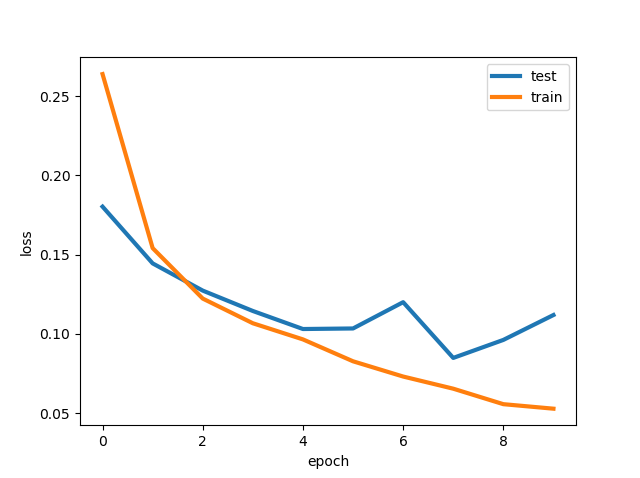

Recreate this plot in Python.
import torch
import torchfile
import numpy as np
from matplotlib import pyplot as plt
from sklearn.feature_extraction import image
import matplotlib.image as mpimg
from torch.utils.data import Dataset,DataLoader
from torchsummary import summary
import torch.optim as optim
import cv2

class aflwDataSet(Dataset):
    def __init__(self, x, y):
        self.len = len(y)
        self.x_data = x
        self.y_data = y

    def __getitem__(self, index):
        return torch.Tensor(self.x_data[index]).float(), torch.Tensor(self.y_data[index]).long()

    def __len__(self):
        return len(self.y_data)

class View(torch.nn.Module):
    def forward(self, x):
        x = x.view(x.size()[0], -1)
        return x

def pascal_negative_mining(net,personDir,pascalDir,net_input_dim,patch_dim, max_patches,use_cuda):
    patches = []

    # Create a list of images without a person
    #(in person_train.txt a line with label == -1 is a negative sample)
    myarray = np.loadtxt(personDir)
    myarray_new = np.zeros(myarray.shape[0])
    j = 0
    for i,line in enumerate(myarray):
        if (line[1] == -1):
            myarray_new[j] = line[0]
            j += 1
    neg_file_array  = myarray_new[:j]

    # create patches
    i = 0
    for line in neg_file_array:
        filename = str(int(line)).zfill(6) + '.jpg'
        img = mpimg.imread(pascalDir + filename)/255
        for i in range(0,img.shape[0]- patch_dim - 1,patch_dim):
            for j in range(0,img.shape[1]- patch_dim - 1,patch_dim):
                patch = img[i:i+patch_dim,j:j+patch_dim,:]

                patch_resized = cv2.resize(patch, (net_input_dim, net_input_dim))
                patch_resized = np.moveaxis(patch_resized, -1, 0)
                patch = np.moveaxis(patch, -1, 0)
                with torch.set_grad_enabled(False):
                    if use_cuda:
                        res = net(torch.Tensor(patch_resized).float().cuda().unsqueeze_(0))
                    else:
                        res = net(torch.Tensor(patch_resized).float().unsqueeze_(0))
                    if res.cpu().data.numpy()[0][0]>res.cpu().data.numpy()[0][1]:# test the patch and if it is a false positive add it to patches
                        patches.append(patch)

        if len(patches)> max_patches:
            patches = np.asarray(patches)
            print("loaded pascal data: %s" % (patches.shape,))
            return patches

    patches = np.asarray(patches)
    print("loaded pascal data: %s" % (patches.shape,))
    return patches

EPOCHS = 10
BATCH_SIZE = 32
LR = 0.0005
TEST_SPLIT = .2
PASCAL_TO_AFLW_RATIO = 5
use_cuda = torch.cuda.is_available()
personDir = "D:/TAU/EX2/EX2_data/VOC2007/ImageSets/Main/person_train.txt"
pascalDir = "D:/TAU/EX2/EX2_data/VOC2007/JPEGImages/"
aflwDir = "D:/TAU/EX2/EX2_data/aflw/aflw_24.t7"

# initialize random seed
torch.initial_seed()

aflwDataTorch  = torchfile.load(aflwDir, force_8bytes_long = True)
aflwData = np.zeros((len(aflwDataTorch),3 ,24, 24),dtype=float)
for i in range(len(aflwDataTorch)):
    aflwData[i] = aflwDataTorch[i+1]
print('loaded aflwData data: (%s, %s, %s, %s)' %(len(aflwData),aflwData[1].shape[0],aflwData[1].shape[1],aflwData[1].shape[2]) )
print(type(aflwData))

# parse data for train/test
net12 = torch.load('12net.pth')
if use_cuda:
    net12 = net12.cuda()
# negative mine false positive pathces from pascal images - takes some time
X_pascal_neg_mine = pascal_negative_mining(net12,personDir,pascalDir,net_input_dim=12,patch_dim=24, max_patches=len(aflwData)*PASCAL_TO_AFLW_RATIO,use_cuda = use_cuda)
y_pascal_neg_mine = np.ones((X_pascal_neg_mine.shape[0],1),dtype=int)
X_aflw = aflwData
y_aflw = np.zeros((X_aflw.shape[0],1),dtype=int)

X = np.concatenate((X_aflw,X_pascal_neg_mine),0)
y = np.concatenate((y_aflw,y_pascal_neg_mine),0)

length_data = X.shape[0]
shuffled_indices = torch.randperm(length_data)
split = int(np.floor(TEST_SPLIT * length_data))
indices_train = shuffled_indices[split:]
indices_val = shuffled_indices[:split]
X_train, X_test = X[indices_train], X[indices_val]
y_train, y_test = y[indices_train], y[indices_val]
X_test = torch.Tensor(X_test).float()
y_test = torch.Tensor(y_test).long()
dataSetTrain = aflwDataSet(X_train,y_train)
train_loader = DataLoader(dataset=dataSetTrain, batch_size=BATCH_SIZE, shuffle=True)

# define the model
net24 = torch.nn.Sequential(
          torch.nn.Conv2d(3, 64, 5,stride=1),
          torch.nn.MaxPool2d(3, stride=2),
          torch.nn.ReLU(),
          View(),
          torch.nn.Linear(5184, 128),
          torch.nn.ReLU(),
          torch.nn.Linear(128, 2),
        )
if use_cuda:
    net24.cuda()
print(summary(net24,(3,24,24)))

loss_fn = torch.nn.CrossEntropyLoss()
optimizer = optim.Adam(net24.parameters(),lr=LR)

# TRAIN
loss_train_arr = []
loss_val_arr = []
print("{0:15} {1:20} {2:20}".format('EPOCHS','Train loss','Test loss'))
fig = plt.figure()
for ep_n, epoch in enumerate(range(EPOCHS)):
    running_loss = 0
    # run on train set
    for data in train_loader:
        inputs, targets = data
        if len(targets.size())>1:
            targets = torch.squeeze(targets,dim=1)

        if use_cuda:
            inputs = inputs.cuda()
            targets = targets.cuda()

        # forward + backward + optimize
        optimizer.zero_grad()
        outputs = net24(inputs)

        loss = loss_fn(outputs, targets)
        loss.backward()
        optimizer.step()
        running_loss += loss.item()

    # run on test set
    with torch.set_grad_enabled(False):
        if len(y_test.size())>1:
            y_test = torch.squeeze(y_test, dim=1)
        if use_cuda:
            X_test = X_test.cuda()
            y_test = y_test.cuda()
        outputs = net24(X_test)
        loss_val = loss_fn(outputs, y_test)
        loss_val_arr.append(loss_val.cpu().data.numpy())

    loss_train_arr.append(running_loss/len(train_loader))
    print("{0:3d} {1:20f} {2:20f} ".format(ep_n, running_loss/len(train_loader),loss_val.cpu().data.numpy() ))

    plt.cla()
    plt.plot(loss_val_arr, linewidth=3)
    plt.plot(loss_train_arr, linewidth=3)
    plt.ylabel('loss')
    plt.xlabel('epoch')
    plt.legend(['test', 'train'], loc='upper right')
    plt.pause(0.01)

_, predicted = torch.max(outputs.data.cpu(), 1)
print('Network accuracy %d %%' % (100 * torch.sum(y_test.data.cpu() == predicted) / len(outputs)))

fig.savefig("q3.png")
# save model
torch.save(net24, "24net.pth")




